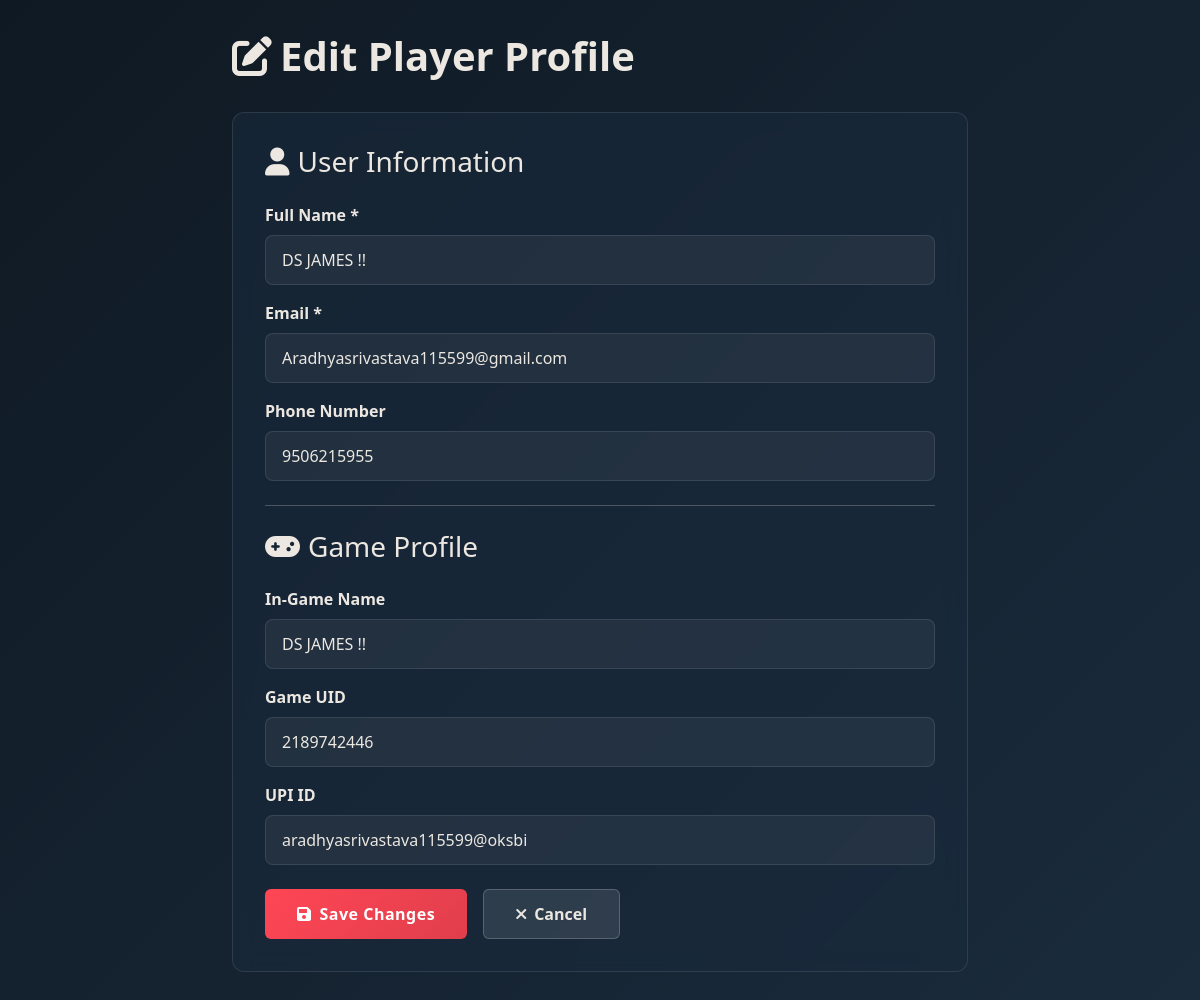
/admin/admin/edit_player_profile.php?player_id=27 (signed in), run on the app's committed database.
### tables this page shows
CREATE TABLE `users` (
  `id` int(11) NOT NULL,
  `name` varchar(100) NOT NULL,
  `email` varchar(100) NOT NULL,
  `phone` varchar(15) DEFAULT NULL,
  `role` enum('player','creator','admin') DEFAULT 'player',
  `password` varchar(255) NOT NULL,
  `joined_at` timestamp NOT NULL DEFAULT current_timestamp(),
  `wallet_balance` decimal(10,2) DEFAULT 0.00,
  `profile_verified` tinyint(1) DEFAULT 0,
  `is_active` tinyint(1) DEFAULT 1,
  `fcm_token` varchar(255) DEFAULT NULL,
  `fcm_token_updated_at` datetime DEFAULT NULL
);

CREATE TABLE `players_profile` (
  `id` int(11) NOT NULL,
  `user_id` int(11) DEFAULT NULL,
  `in_game_name` varchar(150) DEFAULT NULL,
  `avatar` varchar(255) DEFAULT NULL,
  `screenshot` varchar(255) DEFAULT NULL,
  `game_uid` varchar(100) DEFAULT NULL,
  `profile_pic` varchar(255) DEFAULT NULL,
  `upi_id` varchar(100) DEFAULT NULL,
  `created_at` timestamp NOT NULL DEFAULT current_timestamp(),
  `updated_at` timestamp NOT NULL DEFAULT current_timestamp() ON UPDATE current_timestamp()
);

### admin/admin/edit_player_profile.php (the view, shortened to what this page needs)
<?php
require_once '../src/db.php';
$player_id = (int)$_GET['player_id'];
$stmt = $conn->prepare("SELECT id, name, email, phone FROM users WHERE id = ? AND role = 'player' LIMIT 1");
$stmt->bind_param('i', $player_id);
$stmt->execute();
$result = $stmt->get_result();
$user = $result->fetch_assoc();
$profile_stmt = $conn->prepare("SELECT in_game_name, game_uid, upi_id FROM players_profile WHERE user_id = ? LIMIT 1");
$profile_stmt->bind_param('i', $player_id);
$profile_stmt->execute();
$profile_result = $profile_stmt->get_result();
$profile = $profile_result->fetch_assoc();
?>
<!DOCTYPE html>
<html lang="en">
<head>
    <link rel="stylesheet" href="../../assets/vendor/bootstrap/css/bootstrap.min.css">
    <link rel="stylesheet" href="https://cdnjs.cloudflare.com/ajax/libs/font-awesome/6.0.0/css/all.min.css">
</head>
<body>
    <div class="container">
        <div class="row justify-content-center">
            <div class="col-lg-8">
                <h1 class="page-title">
                    <i class="fas fa-edit me-2"></i>Edit Player Profile
                </h1>
                <div class="edit-card">
                    <form method="POST" action="">
                        <h3 class="mb-4">
                            <i class="fas fa-user me-2"></i>User Information
                        </h3>
                        <div class="mb-3">
                            <label for="name" class="form-label">Full Name *</label>
                            <input type="text" class="form-control" id="name" name="name" value="<?php echo htmlspecialchars($user['name']); ?>" required>
                        </div>
                        <div class="mb-3">
                            <label for="email" class="form-label">Email *</label>
                            <input type="email" class="form-control" id="email" name="email" value="<?php echo htmlspecialchars($user['email']); ?>" required>
                        </div>
                        <div class="mb-3">
                            <label for="phone" class="form-label">Phone Number</label>
                            <input type="tel" class="form-control" id="phone" name="phone" value="<?php echo htmlspecialchars($user['phone'] ?? ''); ?>">
                        </div>
                        <hr class="my-4">
                        <h3 class="mb-4">
                            <i class="fas fa-gamepad me-2"></i>Game Profile
                        </h3>
                        <div class="mb-3">
                            <label for="in_game_name" class="form-label">In-Game Name</label>
                            <input type="text" class="form-control" id="in_game_name" name="in_game_name" value="<?php echo htmlspecialchars($profile['in_game_name'] ?? ''); ?>">
                        </div>
                        <div class="mb-3">
                            <label for="game_uid" class="form-label">Game UID</label>
                            <input type="text" class="form-control" id="game_uid" name="game_uid" value="<?php echo htmlspecialchars($profile['game_uid'] ?? ''); ?>">
                        </div>
                        <div class="mb-4">
                            <label for="upi_id" class="form-label">UPI ID</label>
                            <input type="text" class="form-control" id="upi_id" name="upi_id" value="<?php echo htmlspecialchars($profile['upi_id'] ?? ''); ?>">
                        </div>
                        <div class="d-flex gap-3">
                            <button type="submit" class="btn btn-primary">
                                <i class="fas fa-save me-2"></i>Save Changes
                            </button>
                            <a href="view_player_profile.php?player_id=<?php echo $player_id; ?>" class="btn btn-secondary">
                                <i class="fas fa-times me-2"></i>Cancel
                            </a>
                        </div>
                    </form>
                </div>
            </div>
        </div>
    </div>
</body>
</html>

### admin/admin/edit_player_profile.php (style rules this page uses)
:root { --primary: #ff4655; --primary-dark: #e03e4c; --secondary: #0f1923; --text: #ece8e1; --text-muted: #b8b3ad; }
body { background: linear-gradient(135deg, #0f1923 0%, #1a2b3c 100%); color: var(--text); min-height: 100vh; padding: 2rem 0; }
.edit-card { background: rgba(26, 43, 60, 0.6); border: 1px solid rgba(255, 255, 255, 0.1); border-radius: 12px; padding: 2rem; backdrop-filter: blur(10px); }
.form-label { color: var(--text); font-weight: 600; margin-bottom: 0.5rem; }
.form-control { background: rgba(255, 255, 255, 0.05); border: 1px solid rgba(255, 255, 255, 0.1); color: var(--text); border-radius: 8px; padding: 0.75rem 1rem; }
.btn-primary { background: linear-gradient(135deg, var(--primary) 0%, var(--primary-dark) 100%); border: none; padding: 0.75rem 2rem; font-weight: 700; letter-spacing: 0.5px; }
.btn-secondary { background: rgba(255, 255, 255, 0.1); border: 1px solid rgba(255, 255, 255, 0.2); color: var(--text); padding: 0.75rem 2rem; font-weight: 700; }
.page-title { color: var(--text); font-weight: 800; margin-bottom: 2rem; }

### data on the page
users: name "DS JAMES !!", email "Aradhyasrivastava115599@gmail.com", phone "9506215955"
players_profile: in_game_name "DS JAMES !!", game_uid "2189742446", upi_id "aradhyasrivastava115599@oksbi"
